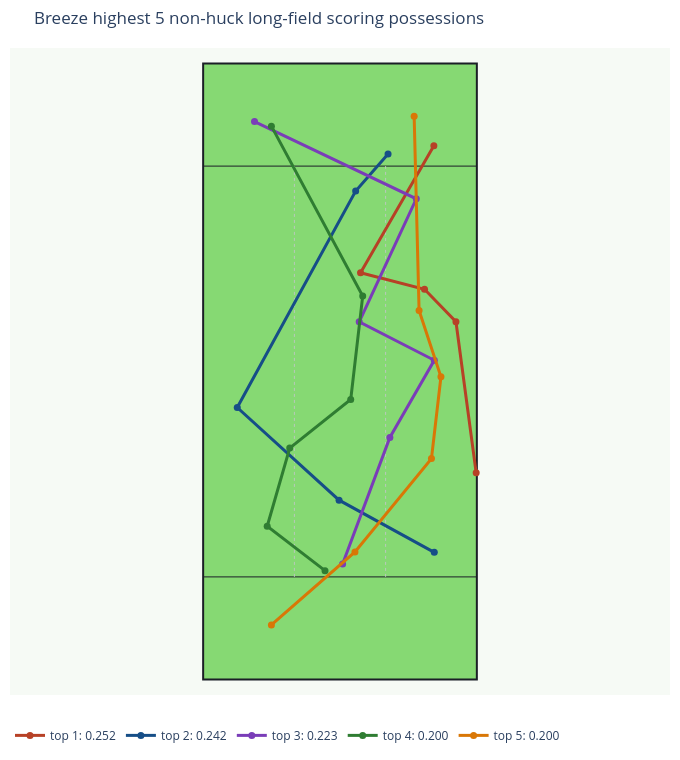

Source (notebook cell):
### Markdown cell above
## Overlay Highest Possessions

### Code cell
highest_lookup = {path['possession_id'].iloc[0]: path for path in highest_paths}
highest_labeled_paths = {
    f'top {rank + 1}: {row[METRIC]:.3f}': highest_lookup[row['possession_id']]
    for rank, (_, row) in enumerate(highest_possessions.iterrows())
    if row['possession_id'] in highest_lookup
}

if highest_labeled_paths:
    fig = plot_representative_paths(
        highest_labeled_paths,
        title=f'{TEAM_ID.title()} highest {len(highest_labeled_paths)} non-huck long-field scoring possessions',
    )
    fig.show()

### Figure 1 — Plotly figure (JSON) as saved in the notebook; plotly's stock layout.template omitted (floating-point values rounded to 4 significant figures)
{"data": [{"hovertemplate": "top 1: 0.252<br>%{text}<extra></extra>", "line": {"color": "#b74126", "width": 3}, "marker": {"color": "#b74126", "size": 7}, "mode": "lines+markers", "name": "top 1: 0.252", "text": ["Start", "Throw 1<br>jnissen -> mgrovic<br>aEC: 0.421<br>CP: 83.7%<br>Distance: 29.7", "Throw 2<br>mgrovic -> jnissen<br>aEC: 0.132<br>CP: 97.8%<br>Distance: 8.8", "Throw 3<br>jnissen -> smott<br>aEC: 0.060<br>CP: 96.9%<br>Distance: 12.9", "Throw 4<br>smott -> cloverane<br>aEC: 0.394<br>CP: 90.3%<br>Distance: 28.6"], "type": "scatter", "x": [26.52, 22.58, 16.46, 4.0, 18.28], "y": [40.26, 69.68, 76.01, 79.22, 104.0]}, {"hovertemplate": "top 2: 0.242<br>%{text}<extra></extra>", "line": {"color": "#164e87", "width": 3}, "marker": {"color": "#164e87", "size": 7}, "mode": "lines+markers", "name": "top 2: 0.242", "text": ["Start", "Throw 1<br>cloverane -> smott<br>aEC: 0.076<br>CP: 96.0%<br>Distance: 21.1", "Throw 2<br>smott -> ilee<br>aEC: 0.069<br>CP: 94.9%<br>Distance: 26.8", "Throw 3<br>ilee -> tgesell<br>aEC: 0.415<br>CP: 75.7%<br>Distance: 39.6", "Throw 4<br>tgesell -> mgrovic<br>aEC: 0.406<br>CP: 96.9%<br>Distance: 9.6"], "type": "scatter", "x": [18.36, -0.18, -20.01, 3.05, 9.36], "y": [24.78, 34.94, 52.99, 95.14, 102.3]}, {"hovertemplate": "top 3: 0.223<br>%{text}<extra></extra>", "line": {"color": "#7a3db8", "width": 3}, "marker": {"color": "#7a3db8", "size": 7}, "mode": "lines+markers", "name": "top 3: 0.223", "text": ["Start", "Throw 1<br>smott -> gturner<br>aEC: 0.199<br>CP: 92.7%<br>Distance: 26.3", "Throw 2<br>gturner -> jnissen<br>aEC: 0.126<br>CP: 96.9%<br>Distance: 17.3", "Throw 3<br>jnissen -> jwodatch1<br>aEC: 0.143<br>CP: 96.1%<br>Distance: 16.4", "Throw 4<br>jwodatch1 -> jnissen<br>aEC: 0.298<br>CP: 90.6%<br>Distance: 26.4", "Throw 5<br>jnissen -> gturner<br>aEC: 0.349<br>CP: 83.1%<br>Distance: 34.9"], "type": "scatter", "x": [0.51, 9.71, 18.36, 3.74, 14.86, -16.65], "y": [22.51, 47.16, 62.19, 69.67, 93.63, 108.7]}, {"hovertemplate": "top 4: 0.200<br>%{text}<extra></extra>", "line": {"color": "#2f7d32", "width": 3}, "marker": {"color": "#2f7d32", "size": 7}, "mode": "lines+markers", "name": "top 4: 0.200", "text": ["Start", "Throw 1<br>aroy -> jnissen<br>aEC: 0.045<br>CP: 98.2%<br>Distance: 14.2", "Throw 2<br>jnissen -> amerriman<br>aEC: 0.155<br>CP: 96.6%<br>Distance: 15.9", "Throw 3<br>amerriman -> jwodatch1<br>aEC: 0.107<br>CP: 97.2%<br>Distance: 15.2", "Throw 4<br>jwodatch1 -> amerriman<br>aEC: 0.238<br>CP: 94.6%<br>Distance: 20.3", "Throw 5<br>amerriman -> tshapinsk<br>aEC: 0.455<br>CP: 80.2%<br>Distance: 37.6"], "type": "scatter", "x": [-2.92, -14.18, -9.79, 2.09, 4.42, -13.36], "y": [21.21, 29.86, 45.1, 54.57, 74.69, 107.8]}, {"hovertemplate": "top 5: 0.200<br>%{text}<extra></extra>", "line": {"color": "#d97706", "width": 3}, "marker": {"color": "#d97706", "size": 7}, "mode": "lines+markers", "name": "top 5: 0.200", "text": ["Start", "Throw 1<br>aroy -> jnissen<br>aEC: 0.104<br>CP: 96.4%<br>Distance: 21.6", "Throw 2<br>jnissen -> jwodatch1<br>aEC: 0.099<br>CP: 96.0%<br>Distance: 23.5", "Throw 3<br>jwodatch1 -> cboxley<br>aEC: 0.149<br>CP: 97.0%<br>Distance: 16.0", "Throw 4<br>cboxley -> amerriman<br>aEC: 0.180<br>CP: 96.7%<br>Distance: 13.6", "Throw 5<br>amerriman -> jnissen<br>aEC: 0.468<br>CP: 77.1%<br>Distance: 37.8"], "type": "scatter", "x": [-13.36, 2.91, 17.81, 19.66, 15.4, 14.44], "y": [10.64, 24.85, 43.04, 58.97, 71.87, 109.7]}], "layout": {"height": 760, "legend": {"orientation": "h", "y": -0.04}, "margin": {"b": 10, "l": 10, "r": 10, "t": 48}, "paper_bgcolor": "#ffffff", "plot_bgcolor": "#f6faf5", "shapes": [{"fillcolor": "#86d973", "layer": "below", "line": {"color": "#1B1E26", "width": 2}, "type": "rect", "x0": -26.65, "x1": 26.65, "y0": 0, "y1": 120}, {"layer": "below", "line": {"color": "#1B1E26", "width": 1}, "type": "line", "x0": -26.65, "x1": 26.65, "y0": 20, "y1": 20}, {"layer": "below", "line": {"color": "#1B1E26", "width": 1}, "type": "line", "x0": -26.65, "x1": 26.65, "y0": 100, "y1": 100}, {"layer": "below", "line": {"color": "#b9c8bb", "dash": "dot", "width": 1}, "type": "line", "x0": -8.88, "x1": -8.88, "y0": 20, "y1": 100}, {"layer": "below", "line": {"color": "#b9c8bb", "dash": "dot", "width": 1}, "type": "line", "x0": 8.88, "x1": 8.88, "y0": 20, "y1": 100}], "title": {"text": "Breeze highest 5 non-huck long-field scoring possessions"}, "width": 680, "xaxis": {"range": [-31.65, 31.65], "scaleanchor": "y", "scaleratio": 1, "showgrid": false, "visible": false, "zeroline": false}, "yaxis": {"range": [-3, 123], "showgrid": false, "visible": false, "zeroline": false}}}
